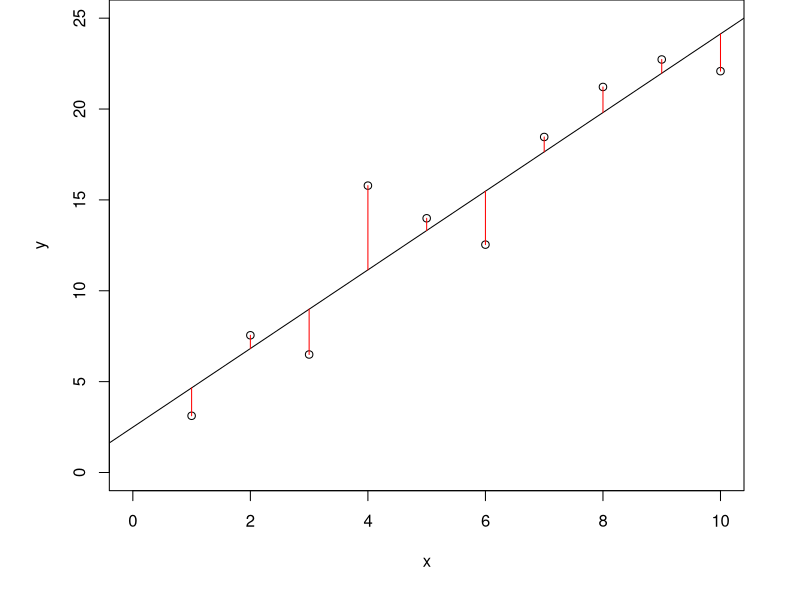
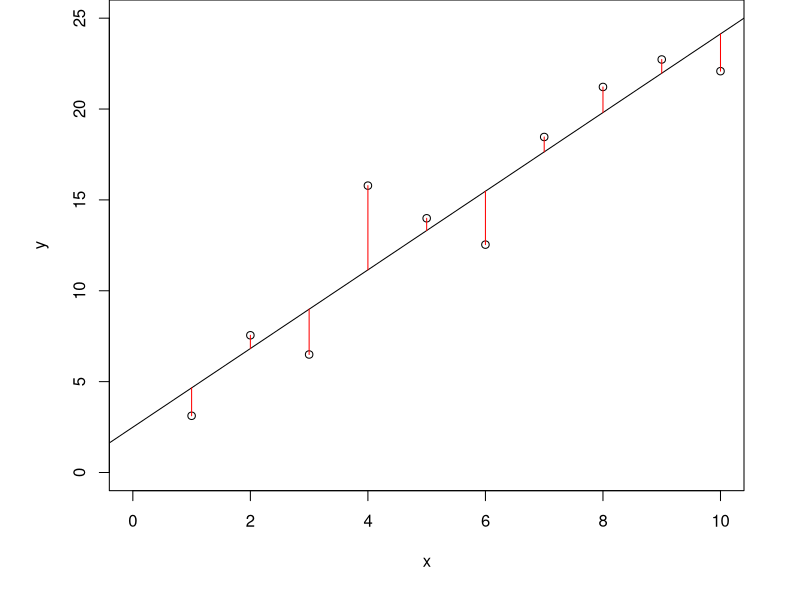
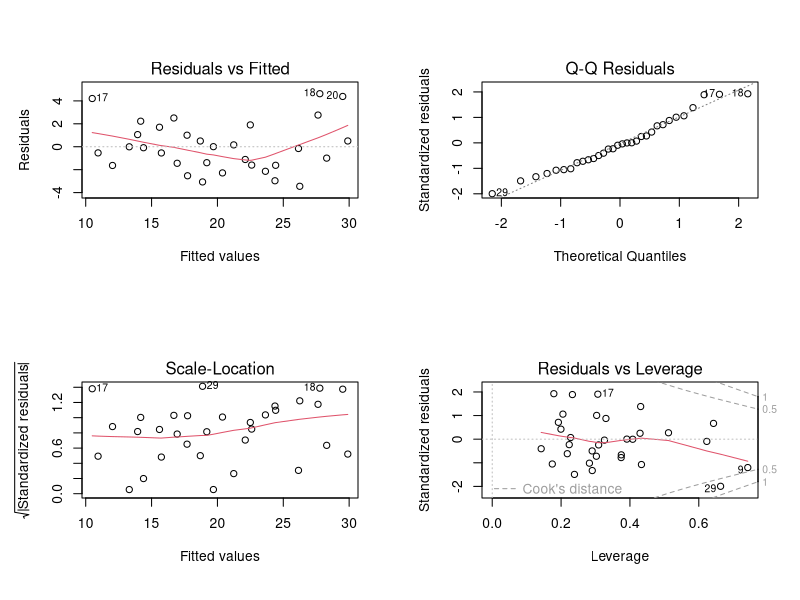

R code for these plots, in order:
## ---- chunk 1
x <- seq(1,10)
set.seed(1)
y <- 3 + 2*x + rnorm(n=10,mean=0,sd=3)
opar <- par(mai=c(1.093333, 1.093333, 0, 0.560000))
plot(x,y, xlim=c(0,10), ylim=c(0,25))
slm <- lm(y ~ x)
abline(slm)
segments(x0=x, y0=slm$fitted, x1=x, y1=y, col="red")
par(opar)

## ---- chunk 2
x <- seq(1,10)
set.seed(1)
y <- 3 + 2*x + rnorm(n=10,mean=0,sd=3)
opar <- par(mai=c(1.093333, 1.093333, 0, 0.560000))
plot(x,y, xlim=c(0,10), ylim=c(0,25))
slm <- lm(y ~ x)
abline(slm)
segments(x0=x, y0=slm$fitted, x1=x, y1=y, col="red")
par(opar)
## ---- chunk 3
row.names(mtcars) <- NULL
par(mfrow=c(2,2))
plot(lm(mpg ~ ., data=mtcars))
par(mfrow=c(1,1))
## ---- chunk 4
level <- factor(rep(c(1,2,3)),labels = c("low","medium","high"))
pos <- factor(rep(c(1,2,3),each=11),labels = c("left","center","right"))
test <- expand.grid(pos=pos,level=level)
contrasts(level)
## ---- chunk 5
set.seed(5)
resp <- rnorm(99, rep(c(10,20,25), each=33),)
num <- c(runif(33,1,5), runif(33,6,10), runif(33,11,15))
test <- data.frame(resp, num, test)
summary(lm(resp ~ level, test))$call
summary(lm(resp ~ level, test))$coefficients[,1, drop=F]
## ---- chunk 6

summary(lm(resp ~ level * pos, test))$call
summary(lm(resp ~ level * pos, test))$coefficients[,1, drop=F]
## ---- chunk 7
summary(lm(resp ~ level * num, test))$call
summary(lm(resp ~ level * num, test))$coefficients[,1, drop=F]
## ---- chunk 8
sample(10,5)
